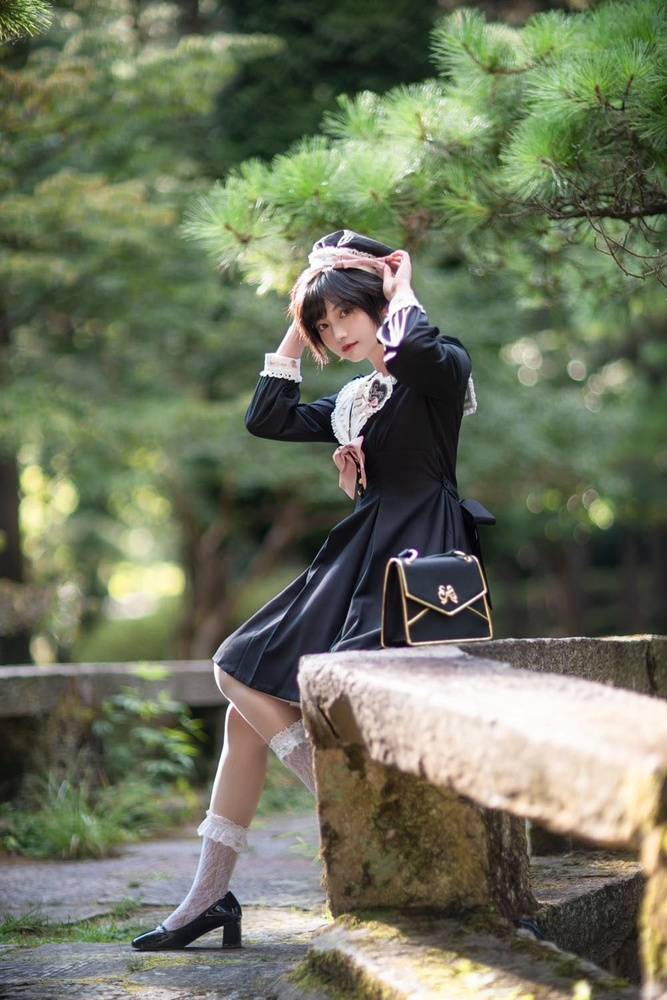
#> input picture Python-BDIWS_main/egimg.jpg, 667 x 1000 px, shrunk from 1000 x 1500 before the run
$ python BDIWS_mechanics.py   (older library calls are emulated)
#> lines starting #> are read from the running program, lines starting #| are printed output that depends on the picture
# =============================================================================
# This file provides the basic image processing mechanics.
# The project is yet in early development.
# The code does not represent the final condition.
# =============================================================================


import numpy as np
from numpy.linalg import svd
import copy
import cv2
from cv2 import dct, idct
from pywt import dwt2, idwt2
# import warnings


class CommonPool(object):
    def map(self, func, args):
        return list(map(func, args))


class WaterMarkCore:
    def __init__(self, password_img=1):
        self.block_shape = np.array([4, 4])
        self.password_img = password_img
        self.d1, self.d2 = 36, 20  # d1/d2 越大鲁棒性越强,但输出图片的失真越大

        # init data
        self.img, self.img_YUV = None, None  # self.img 是原图，self.img_YUV 对像素做了加白偶数化
        self.ca, self.hvd, = [np.array([])] * 3, [np.array([])] * 3  # 每个通道 dct 的结果
        self.ca_block = [np.array([])] * 3  # 每个 channel 存一个四维 array，代表四维分块后的结果
        self.ca_part = [np.array([])] * 3  # 四维分块后，有时因不整除而少一部分，self.ca_part 是少这一部分的 self.ca

        self.wm_size, self.block_num = 0, 0  # 水印的长度，原图片可插入信息的个数

        self.pool = CommonPool()

        self.fast_mode = True
        self.alpha = None  # 用于处理透明图

    def init_block_index(self):
        self.block_num = self.ca_block_shape[0] * self.ca_block_shape[1]
        assert self.wm_size < self.block_num, IndexError(
            '最多可嵌入{}kb信息，多于水印的{}kb信息，溢出'.format(self.block_num / 1000, self.wm_size / 1000))
        # self.part_shape 是取整后的ca二维大小,用于嵌入时忽略右边和下面对不齐的细条部分。
        self.part_shape = self.ca_block_shape[:2] * self.block_shape
        self.block_index = [(i, j) for i in range(self.ca_block_shape[0]) for j in range(self.ca_block_shape[1])]

    def read_img_arr(self, img):
        # 处理透明图
        self.alpha = None
        if img.shape[2] == 4:
            if img[:, :, 3].min() < 255:
                self.alpha = img[:, :, 3]
                img = img[:, :, :3]

        # 读入图片->YUV化->加白边使像素变偶数->四维分块
        self.img = img.astype(np.float32)
        self.img_shape = self.img.shape[:2]

        # 如果不是偶数，那么补上白边，Y（明亮度）UV（颜色）
        self.img_YUV = cv2.copyMakeBorder(cv2.cvtColor(self.img, cv2.COLOR_BGR2YUV),
                                          0, self.img.shape[0] % 2, 0, self.img.shape[1] % 2,
                                          cv2.BORDER_CONSTANT, value=(0, 0, 0))

        self.ca_shape = [(i + 1) // 2 for i in self.img_shape]

        self.ca_block_shape = (self.ca_shape[0] // self.block_shape[0], self.ca_shape[1] // self.block_shape[1],
                               self.block_shape[0], self.block_shape[1])
        strides = 4 * np.array([self.ca_shape[1] * self.block_shape[0], self.block_shape[1], self.ca_shape[1], 1])

        for channel in range(3):
            self.ca[channel], self.hvd[channel] = dwt2(self.img_YUV[:, :, channel], 'haar')
            # 转为4维度
            self.ca_block[channel] = np.lib.stride_tricks.as_strided(self.ca[channel].astype(np.float32),
                                                                     self.ca_block_shape, strides)

    def read_wm(self, wm_bit):
        self.wm_bit = wm_bit
        self.wm_size = wm_bit.size

    # [22 lines of commented-out code are left out]

    def block_add_wm_fast(self, arg):
        # dct->svd->打水印->逆svd->逆dct
        block, shuffler, i = arg
        wm_1 = self.wm_bit[i % self.wm_size]

        u, s, v = svd(dct(block))
        s[0] = (s[0] // self.d1 + 1 / 4 + 1 / 2 * wm_1) * self.d1

        return idct(np.dot(u, np.dot(np.diag(s), v)))

    def embed(self):
        self.init_block_index()

        embed_ca = copy.deepcopy(self.ca)
        embed_YUV = [np.array([])] * 3

        self.idx_shuffle = random_strategy1(self.password_img, self.block_num,
                                            self.block_shape[0] * self.block_shape[1])
        for channel in range(3):
            tmp = self.pool.map(self.block_add_wm_fast,
                                [(self.ca_block[channel][self.block_index[i]], self.idx_shuffle[i], i)
                                 for i in range(self.block_num)])

            for i in range(self.block_num):
                self.ca_block[channel][self.block_index[i]] = tmp[i]

            # 4维分块变回2维
            self.ca_part[channel] = np.concatenate(np.concatenate(self.ca_block[channel], 1), 1)
            # 4维分块时右边和下边不能整除的长条保留，其余是主体部分，换成 embed 之后的频域的数据
            embed_ca[channel][:self.part_shape[0], :self.part_shape[1]] = self.ca_part[channel]
            # 逆变换回去
            embed_YUV[channel] = idwt2((embed_ca[channel], self.hvd[channel]), "haar")

        # 合并3通道
        embed_img_YUV = np.stack(embed_YUV, axis=2)
        # 之前如果不是2的整数，增加了白边，这里去除掉
        embed_img_YUV = embed_img_YUV[:self.img_shape[0], :self.img_shape[1]]
        embed_img = cv2.cvtColor(embed_img_YUV, cv2.COLOR_YUV2BGR)
        embed_img = np.clip(embed_img, a_min=0, a_max=255)

        if self.alpha is not None:
            embed_img = cv2.merge([embed_img.astype(np.uint8), self.alpha])
        return embed_img

    # [17 lines of commented-out code are left out]

    def block_get_wm_fast(self, args):
        block, shuffler = args
        # dct->flatten->加密->逆flatten->svd->解水印
        u, s, v = svd(dct(block))
        wm = (s[0] % self.d1 > self.d1 / 2) * 1

        return wm

    def extract_raw(self, img):
        # 每个分块提取 1 bit 信息
        self.read_img_arr(img=img)
        self.init_block_index()

        wm_block_bit = np.zeros(shape=(3, self.block_num))  # 3个channel，length 个分块提取的水印，全都记录下来

        self.idx_shuffle = random_strategy1(seed=self.password_img,
                                            size=self.block_num,
                                            block_shape=self.block_shape[0] * self.block_shape[1],  # 16
                                            )
        for channel in range(3):
            wm_block_bit[channel, :] = self.pool.map(self.block_get_wm_fast,
                                                     [(self.ca_block[channel][self.block_index[i]], self.idx_shuffle[i])
                                                      for i in range(self.block_num)])
        return wm_block_bit

    def extract_avg(self, wm_block_bit):
        # 对循环嵌入+3个 channel 求平均
        wm_avg = np.zeros(shape=self.wm_size)
        for i in range(self.wm_size):
            wm_avg[i] = wm_block_bit[:, i::self.wm_size].mean()
        return wm_avg

    def extract(self, img, wm_shape):
        self.wm_size = np.array(wm_shape).prod()

        # 提取每个分块埋入的 bit：
        wm_block_bit = self.extract_raw(img=img)
        # 做平均：
        wm_avg = self.extract_avg(wm_block_bit)
        return wm_avg

    def extract_with_kmeans(self, img, wm_shape):
        wm_avg = self.extract(img=img, wm_shape=wm_shape)

        return one_dim_kmeans(wm_avg)


def one_dim_kmeans(inputs):
    threshold = 0
    e_tol = 10 ** (-6)
    center = [inputs.min(), inputs.max()]  # 1. 初始化中心点
    for i in range(300):
        threshold = (center[0] + center[1]) / 2
        is_class01 = inputs > threshold  # 2. 检查所有点与这k个点之间的距离，每个点归类到最近的中心
        center = [inputs[~is_class01].mean(), inputs[is_class01].mean()]  # 3. 重新找中心点
        if np.abs((center[0] + center[1]) / 2 - threshold) < e_tol:  # 4. 停止条件
            threshold = (center[0] + center[1]) / 2
            break

    is_class01 = inputs > threshold
    return is_class01


def random_strategy1(seed, size, block_shape):
    return np.random.RandomState(seed) \
        .random(size=(size, block_shape)) \
        .argsort(axis=1)


# [6 lines of commented-out code are left out]


class WaterMark:
    def __init__(self, password_wm=1, password_img=1, block_shape=(4, 4)):

        self.bwm_core = WaterMarkCore(password_img=password_img)

        self.password_wm = password_wm

        self.wm_bit = None
        self.wm_size = 0

    def read_img(self, filename=None, img=None):
        if filename is not None:
            # 从文件读入图片
            img = cv2.imread(filename, flags=cv2.IMREAD_UNCHANGED)
            assert img is not None, "image file '{filename}' not read".format(filename=filename)

        self.bwm_core.read_img_arr(img=img)
        return img

    def read_wm(self, wm_content, mode='img'):
        assert mode in ('img', 'str'), "mode should be 'img' or 'str'!"
        if mode == 'img':
            wm = cv2.imread(filename=wm_content, flags=cv2.IMREAD_GRAYSCALE)
            assert wm is not None, 'file "{filename}" not read'.format(filename=wm_content)

            # 读入图片格式的水印，并转为一维 bit 格式，抛弃灰度级别
            self.wm_bit = wm.flatten() > 128

        else:
            byte = bin(int(wm_content.encode('utf-8').hex(), base=16))[2:]
            self.wm_bit = (np.array(list(byte)) == '1')


        self.wm_size = self.wm_bit.size

        # 水印加密:
        np.random.RandomState(self.password_wm).shuffle(self.wm_bit)

        self.bwm_core.read_wm(self.wm_bit)

    def embed(self, filename=None):
        embed_img = self.bwm_core.embed()

        if filename is not None:
            cv2.imwrite(filename, embed_img)
        return embed_img

    def extract_decrypt(self, wm_avg):
        wm_index = np.arange(self.wm_size)
        np.random.RandomState(self.password_wm).shuffle(wm_index)
        wm_avg[wm_index] = wm_avg.copy()
        return wm_avg

    def extract(self, filename=None, embed_img=None, wm_shape=None, out_wm_name=None, mode='img'):
        assert wm_shape is not None, 'wm_shape needed'

        if filename is not None:
            embed_img = cv2.imread(filename, flags=cv2.IMREAD_COLOR)
            assert embed_img is not None, "{filename} not read".format(filename=filename)

        self.wm_size = np.array(wm_shape).prod()

        if mode in ('str', 'bit'):
            wm_avg = self.bwm_core.extract_with_kmeans(img=embed_img, wm_shape=wm_shape)
        else:
            wm_avg = self.bwm_core.extract(img=embed_img, wm_shape=wm_shape)

        # 解密：
        wm = self.extract_decrypt(wm_avg=wm_avg)

        # 转化为指定格式：
        if mode == 'img':
            wm = 255 * wm.reshape(wm_shape[0], wm_shape[1])
            cv2.imwrite(out_wm_name, wm)
        elif mode == 'str':
            # byte = ''.join((np.round(wm)).astype(np.int).astype(np.str))
            byte = ''.join((np.round(wm)).astype(int).astype(str)) # Fixed a warning
            wm = bytes.fromhex(hex(int(byte, base=2))[2:]).decode('utf-8', errors='replace')

        return wm


# main operating program

eg1 = WaterMark(password_wm=1, password_img=1)
eg1 = WaterMark()

eg1.read_img('egimg.jpg') # 读取原图
#> in read_img, img is the input picture: shape (1000, 667, 3); mean B, G, R 93.6, 115.6, 109.3
#> in read_img_arr, `self.img_YUV = cv2.copyMakeBorder(cv2.cvtColor(self.img, cv2.COLOR_BGR..`:
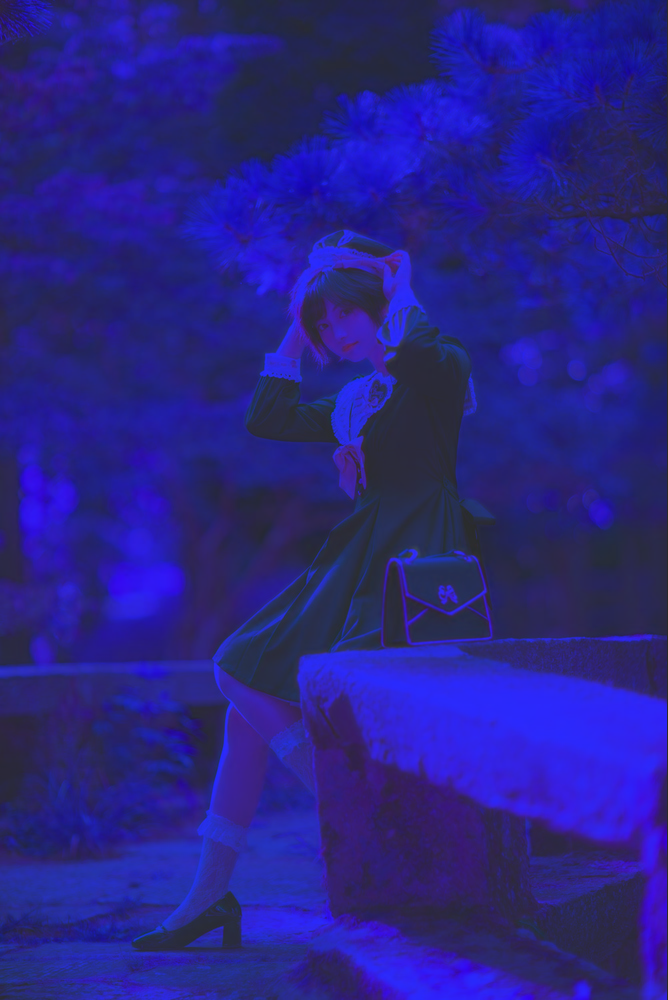
#> self.img_YUV: shape (1000, 668, 3) float32; mean B, G, R 111, -8.2, -1.2; drawn with min black and max white
#> after the loop in read_img_arr, `for channel in range(3):`: self.ca = 3 items

eg1.read_wm('watermark.png') # 读取水印
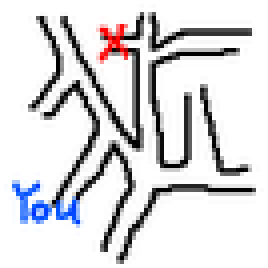
#> input picture Python-BDIWS_main/watermark.png, 67 x 67 px, shrunk from 100 x 100 before the run (shown 4 times larger)
#> in read_wm, `wm = cv2.imread(filename=wm_content, flags=cv2.IMREAD_GRAYSCALE)`:
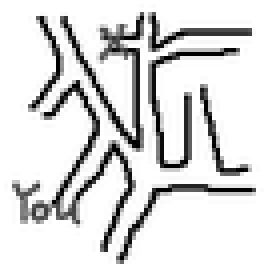
#> wm: shape (67, 67) (shown 4 times larger); min 0, max 255, mean 218.5

eg1.embed('egimg_img_watermarked.png') # 打上盲水印
#> the loop in embed, `for channel in range(3):` made 3 passes


ot1 = WaterMark(password_wm=1, password_img=1)

ot1.extract(filename='egimg_img_watermarked.png', wm_shape=(100, 100), out_wm_name='output_watermark.png', )
#> in extract, `wm = 255 * wm.reshape(wm_shape[0], wm_shape[1])`:
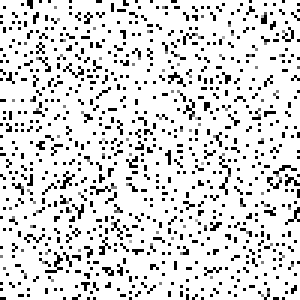
#> wm: shape (100, 100) float64 (shown 3 times larger); min 0, max 255, mean 217.4


# main operating program (text)

bwm1 = WaterMark(password_img=1, password_wm=1)
bwm1.read_img('egimg.jpg')
wm = '版权所有，侵权必究'
bwm1.read_wm(wm, mode='str')
bwm1.embed('egimg_text_watermarked.png')
len_wm = len(bwm1.wm_bit)
# print('Put down the length of wm_bit {len_wm}'.format(len_wm=len_wm))

bwm1 = WaterMark(password_img=1, password_wm=1)
wm_extract = bwm1.extract('egimg_text_watermarked.png', wm_shape=len_wm, mode='str')
print(wm_extract)
#| 版权所有，侵权必究
